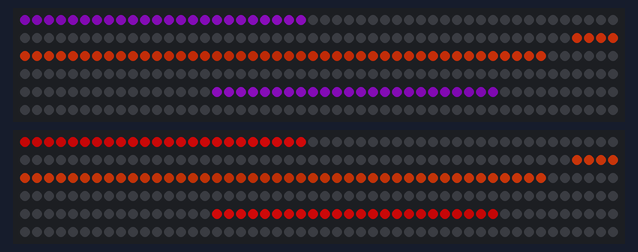
A sketch run on a simulated Arduino Uno, built with avr-gcc and run on an emulated ATmega328P. Parts: 2 × 300 RGB LEDs in strip order, left to right, continuing on the next row. Dim RGB values are drawn brighter than linear; what the sketch prints to the serial monitor is not drawn.

Above: at 0.51 s.
At 1.43 s:
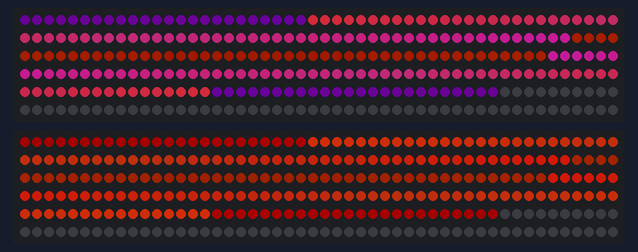
At 2.34 s:
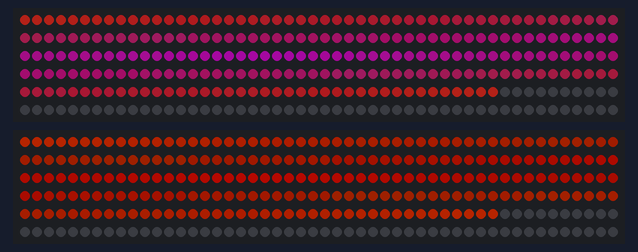
At 3.85 s:
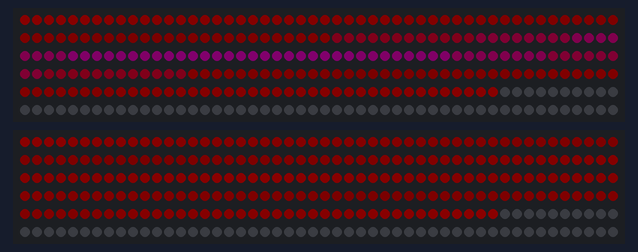
At 4.45 s:
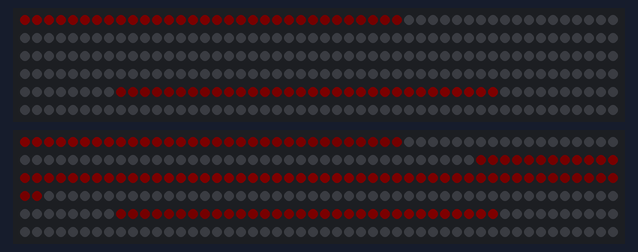

The sketch:

ir_led.ino
```cpp
#include <Arduino.h>
#include <FastLED.h>
#include "config.h"
#include "ir_sensor.h"
#include "led.h"

static_assert(DEVICE_ID >= 1 && DEVICE_ID <= 5, "DEVICE_ID must be 1-5");
static_assert(LED_PIN_1 != LED_PIN_2, "LED strips need different data pins");
static_assert(LED_COUNT_1 > LED_UNLIT_TAIL_COUNT &&
              LED_COUNT_2 > LED_UNLIT_TAIL_COUNT,
              "Each strip must have LEDs before its unlit tail");
static_assert(SENSOR_LED_SETTINGS[0].strip >= 1 && SENSOR_LED_SETTINGS[0].strip <= 2 &&
              SENSOR_LED_SETTINGS[1].strip >= 1 && SENSOR_LED_SETTINGS[1].strip <= 2 &&
              SENSOR_LED_SETTINGS[2].strip >= 1 && SENSOR_LED_SETTINGS[2].strip <= 2 &&
              SENSOR_LED_SETTINGS[3].strip >= 1 && SENSOR_LED_SETTINGS[3].strip <= 2,
              "Each sensor must use strip 1 or 2");

constexpr uint8_t STRIP_COUNT = 2;

CRGB strip1[LED_COUNT_1];
CRGB strip2[LED_COUNT_2];
CRGB *const strips[STRIP_COUNT] = {strip1, strip2};
constexpr uint16_t stripActiveCounts[STRIP_COUNT] = {
    LED_COUNT_1 - LED_UNLIT_TAIL_COUNT,
    LED_COUNT_2 - LED_UNLIT_TAIL_COUNT,
};
LedPlayback playback[IR_SENSOR_COUNT] = {};
bool ledPlaying[IR_SENSOR_COUNT] = {};

void sendIrEvent(uint8_t sensor) {
    Serial.print("IR,");
    Serial.print(DEVICE_ID);
    Serial.print(',');
    Serial.println(sensor);
}

void startSensorLed(uint8_t sensor) {
    uint8_t index = sensor - 1;
    if (ledPlaying[index]) {
        return;
    }

    const SensorLedSetting &setting = SENSOR_LED_SETTINGS[sensor - 1];
    uint8_t strip = setting.strip - 1;
    startLedPattern(strips[strip], stripActiveCounts[strip], playback[index],
                    setting.pattern, setting.hue, false);
    ledPlaying[index] = true;
}

void updateStrip(uint8_t strip) {
    fadeLedPattern(strips[strip], stripActiveCounts[strip]);
    for (uint8_t sensor = 1; sensor <= IR_SENSOR_COUNT; ++sensor) {
        uint8_t index = sensor - 1;
        if (ledPlaying[index] && SENSOR_LED_SETTINGS[index].strip == strip + 1) {
            ledPlaying[index] = playLedPattern(strips[strip], stripActiveCounts[strip],
                                               playback[index]);
        }
    }
}

void setup() {
    Serial.begin(115200);
    setupIrSensors();

    // 物理的な300チップすべてに送信し、末尾60チップにも消灯データを届ける。
    FastLED.addLeds<WS2812B, LED_PIN_1, GRB>(strip1, LED_COUNT_1);
    FastLED.addLeds<WS2812B, LED_PIN_2, GRB>(strip2, LED_COUNT_2);
    FastLED.setBrightness(LED_BRIGHTNESS);
    FastLED.clear();
    FastLED.show();
}

void loop() {
    uint8_t newDetections = readNewIrDetections();
    for (uint8_t sensor = 1; sensor <= IR_SENSOR_COUNT; ++sensor) {
        if (newDetections & (1U << (sensor - 1))) {
            startSensorLed(sensor);
            sendIrEvent(sensor);
        }
    }

    for (uint8_t strip = 0; strip < STRIP_COUNT; ++strip) {
        updateStrip(strip);
    }
    FastLED.show();
    delay(25);
}
```

ir_sensor.cpp
```cpp
#include "ir_sensor.h"

static_assert(
    IR_SENSOR_PINS[0].number >= 1 && IR_SENSOR_PINS[0].number <= IR_SENSOR_COUNT &&
    IR_SENSOR_PINS[1].number >= 1 && IR_SENSOR_PINS[1].number <= IR_SENSOR_COUNT &&
    IR_SENSOR_PINS[2].number >= 1 && IR_SENSOR_PINS[2].number <= IR_SENSOR_COUNT &&
    IR_SENSOR_PINS[3].number >= 1 && IR_SENSOR_PINS[3].number <= IR_SENSOR_COUNT &&
    IR_SENSOR_PINS[0].number != IR_SENSOR_PINS[1].number &&
    IR_SENSOR_PINS[0].number != IR_SENSOR_PINS[2].number &&
    IR_SENSOR_PINS[0].number != IR_SENSOR_PINS[3].number &&
    IR_SENSOR_PINS[1].number != IR_SENSOR_PINS[2].number &&
    IR_SENSOR_PINS[1].number != IR_SENSOR_PINS[3].number &&
    IR_SENSOR_PINS[2].number != IR_SENSOR_PINS[3].number,
    "IR sensor numbers must be unique and between 1 and 4"
);
static_assert(
    IR_SENSOR_PINS[0].pin != IR_SENSOR_PINS[1].pin &&
    IR_SENSOR_PINS[0].pin != IR_SENSOR_PINS[2].pin &&
    IR_SENSOR_PINS[0].pin != IR_SENSOR_PINS[3].pin &&
    IR_SENSOR_PINS[1].pin != IR_SENSOR_PINS[2].pin &&
    IR_SENSOR_PINS[1].pin != IR_SENSOR_PINS[3].pin &&
    IR_SENSOR_PINS[2].pin != IR_SENSOR_PINS[3].pin,
    "IR sensor GPIO pins must be unique"
);

constexpr uint32_t DEBOUNCE_MS = 30;
bool rawDetected[IR_SENSOR_COUNT] = {};
bool stableDetected[IR_SENSOR_COUNT] = {};
uint32_t rawChangedAt[IR_SENSOR_COUNT] = {};

void setupIrSensors() {
    for (const IrSensorPin &sensor : IR_SENSOR_PINS) {
        pinMode(sensor.pin, INPUT);
    }
}

uint8_t readNewIrDetections() {
    uint8_t newDetections = 0;
    uint32_t now = millis();

    for (const IrSensorPin &sensor : IR_SENSOR_PINS) {
        uint8_t index = sensor.number - 1;
        bool detected = digitalRead(sensor.pin) == LOW;
        if (detected != rawDetected[index]) {
            rawDetected[index] = detected;
            rawChangedAt[index] = now;
        }

        if (detected != stableDetected[index] && now - rawChangedAt[index] >= DEBOUNCE_MS) {
            stableDetected[index] = detected;
            if (detected) {
                newDetections |= (1U << index);
            }
        }
    }

    return newDetections;
}

bool isIrSensorActive(uint8_t sensorNumber) {
    return sensorNumber >= 1 && sensorNumber <= IR_SENSOR_COUNT &&
           stableDetected[sensorNumber - 1];
}
```

ir_sensor.h
```cpp
#pragma once

#include <Arduino.h>
#include "config.h"

void setupIrSensors();
uint8_t readNewIrDetections();
bool isIrSensorActive(uint8_t sensorNumber);
```

led.cpp
```cpp
#include <FastLED.h>
#include "led.h"

void startLedPattern(
    CRGB *leds, uint16_t count,
    LedPlayback &playback,
    LedPattern pattern,
    uint8_t hue,
    bool clearLeds
) {
    playback.pattern = pattern;
    playback.position = 0;
    playback.hue = hue;
    if (clearLeds) {
        fill_solid(leds, count, CRGB::Black);
    }
}

bool playLedPattern(
    CRGB *leds,
    uint16_t count,
    LedPlayback &playback
) {
    if (count == 0) {
        return false;
    }

    const uint16_t radius = count / 2 + count % 2;
    const uint16_t leftCenter = (count - 1) / 2;
    const uint16_t rightCenter = count / 2;
    const bool fromCenter = playback.pattern == LedPattern::CenterOutWave;
    constexpr uint8_t waveWidth = 4;

    if (playback.position >= radius) {
        return false;
    }

    for (uint8_t step = 0; step < waveWidth; ++step) {
        const uint16_t distance = playback.position + step;
        if (distance >= radius) {
            break;
        }

        const uint16_t left = fromCenter ? leftCenter - distance : distance;
        const uint16_t right = fromCenter ? rightCenter + distance : count - 1 - distance;
        leds[left] += CHSV(playback.hue, 200, 255);
        if (left != right) {
            leds[right] += CHSV(playback.hue, 200, 255);
        }
    }

    playback.position += waveWidth;
    return playback.position < radius;
}

void fadeLedPattern(CRGB *leds, uint16_t count) {
    fadeToBlackBy(leds, count, 12);
}
```

led.h
```cpp
#pragma once

#include <stdint.h>
#include <FastLED.h>

enum class LedPattern : uint8_t {
    CenterOutWave,
    EdgeToCenterWave,
};

struct LedPlayback {
    LedPattern pattern;
    uint16_t position;
    uint8_t hue;
};

void startLedPattern(
    CRGB *leds,
    uint16_t count,
    LedPlayback &playback,
    LedPattern pattern,
    uint8_t hue,
    bool clearLeds = true
);
bool playLedPattern(CRGB *leds, uint16_t count, LedPlayback &playback);
void fadeLedPattern(CRGB *leds, uint16_t count);
```

config.h
```cpp
#pragma once

#include <stdint.h>
#include "led.h"

struct IrSensorPin {
    uint8_t number;
    uint8_t pin;
};

struct SensorLedSetting {
    uint8_t strip;
    LedPattern pattern;
    uint8_t hue;
};

constexpr uint8_t IR_SENSOR_COUNT = 4;

// マイコンごとの設定。書き込むマイコンに合わせて変更する。
constexpr uint8_t DEVICE_ID = 3;  // 5台それぞれに1～5の異なる番号を設定する。
constexpr uint8_t LED_PIN_1 = 17;
constexpr uint8_t LED_PIN_2 = 18;
constexpr uint16_t LED_COUNT_1 = 300;
constexpr uint16_t LED_COUNT_2 = 300;
constexpr uint16_t LED_UNLIT_TAIL_COUNT = 60;  // 各テープの末尾1m（60チップ）を消灯する。
constexpr uint8_t LED_BRIGHTNESS = 120;

// センサ番号とGPIO番号の対応。この番号がPC側の効果音設定にも使われる。
constexpr IrSensorPin IR_SENSOR_PINS[IR_SENSOR_COUNT] = {
    {1, 35}, //{32,34,35,35,34}
    {2, 32}, //{33,35,32,32,35}
    {3, 33}, //{35,32,33,33,33}
    {4, 34}, //{34,33,34,34,32}
};

// 上から順にセンサ1、2、3、4に対応するLEDテープ、パターン、色相。
constexpr SensorLedSetting SENSOR_LED_SETTINGS[IR_SENSOR_COUNT] = {
    {1, LedPattern::CenterOutWave, 16},
    {1, LedPattern::EdgeToCenterWave, 200},
    {2, LedPattern::CenterOutWave, 18},
    {2, LedPattern::EdgeToCenterWave, 255},
};
```
